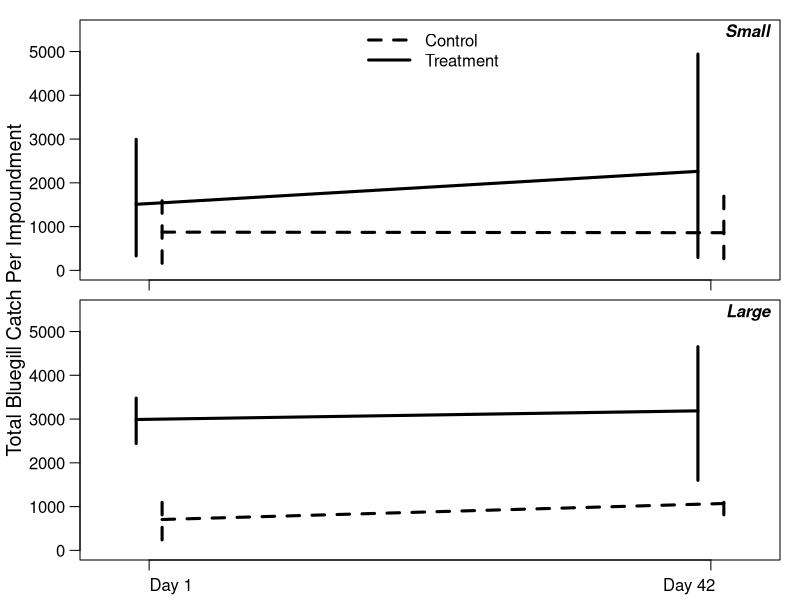

Generate this figure with R:

dat = read.csv("blue_seine.csv", stringsAsFactors = F)

datsub = dat[dat$period %in% c("before", "followup") & dat$event %in% c(1,3),]
unique(datsub$event)
unique(datsub$period)

df = aggregate(datsub['count'], list(lake = datsub$lake, period = datsub$period, 
                                  type = datsub$type, event = datsub$event, 
                                  year = datsub$year, size = datsub$size_class), sum)

df$period = as.factor(df$period); df$period = relevel(df$period, ref = "before")
sml_mean = with(subset(df, size == "small"), tapply(count, list(period, type), mean))
sml_lwr = with(subset(df, size == "small"), tapply(count, list(period, type), function(x) quantile(x, 0.1)))
sml_upr = with(subset(df, size == "small"), tapply(count, list(period, type), function(x) quantile(x, 0.9)))
big_mean = with(subset(df, size == "big"), tapply(count, list(period, type), mean))
big_lwr = with(subset(df, size == "big"), tapply(count, list(period, type), function(x) quantile(x, 0.1)))
big_upr = with(subset(df, size == "big"), tapply(count, list(period, type), function(x) quantile(x, 0.9)))

ppi = 600
x = c(0.85,2.15)
xc = x + 0.03
xt = x - 0.03
png("blue_day1-42.png", h = 7 * ppi, w = 4 * ppi, res = ppi)
par(mfrow = c(2,1), mar = c(0.5,1,0.5,1), oma = c(1.5,3,0.5,0), cex.axis = 1, cex.lab = 1.2, mgp = c(1,0.75,0))
plot(x = 1, y = 1, type = "n", xlab = "", ylab = "", xlim = c(0.75,2.25), ylim = c(0, 5500), las = 1, xaxt = "n")    
usr = par("usr"); xdiff = usr[2] - usr[1]; ydiff = usr[4] - usr[3]
points(sml_mean[,"control"] ~ xc, type = "l", pch = 16, lwd = 3, cex = 1.2, lty = 2)
points(sml_mean[,"treat"] ~ xt, type = "l", pch = 16, lwd = 3, cex = 1.2)
arrows(xc, sml_lwr[,"control"], xc, sml_upr[,"control"], length = 0, lwd = 3, lty = 2)
arrows(xt, sml_lwr[,"treat"], xt, sml_upr[,"treat"], length = 0, lwd = 3)
axis(side = 1, at = x, labels = rep("", 2))
legend("top", legend = c("Control", "Treatment"), seg.len = c(2.75,2.75),
       bty = "n", lty = c(2,1), lwd = c(3,3))
text(x = usr[2] - xdiff * 0, y = usr[4] - ydiff * 0.05, pos = 2, "Small", font = 4)

plot(x = 1, y = 1, type = "n", xlab = "", ylab = "", xlim = c(0.75,2.25), ylim = c(0, 5500),las = 1, xaxt = "n")     
usr = par("usr"); xdiff = usr[2] - usr[1]; ydiff = usr[4] - usr[3]
points(big_mean[,"control"] ~ xc, type = "l", pch = 16, lwd = 3, cex = 1.2, lty = 2)
points(big_mean[,"treat"] ~ xt, type = "l", pch = 16, lwd = 3, cex = 1.2)
arrows(xc, big_lwr[,"control"], xc, big_upr[,"control"], length = 0, lwd = 3, lty = 2)
arrows(xt, big_lwr[,"treat"], xt, big_upr[,"treat"], length = 0, lwd = 3)
axis(side = 1, at = x, labels = rep("", 2))
text(x = usr[2] - xdiff * 0, y = usr[4] - ydiff * 0.05, pos = 2, "Large", font = 4)
mtext(side = 2, outer = T, "Total Bluegill Catch Per Impoundment", line = 1.75, cex = 1.2)                                                       
mtext(side = 1, at = c(0.15,0.85), line = 0.25, outer = T, text = c("Day 1", "Day 42"), xpd = T, cex = 1)
dev.off()

